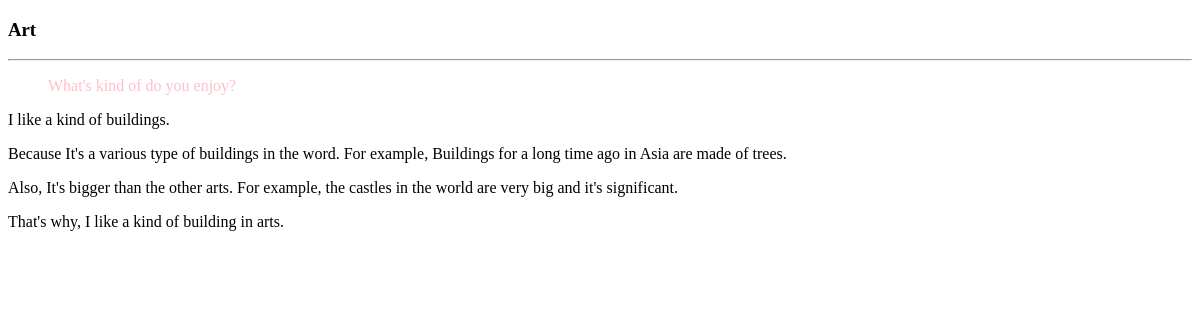
/blog/World/7/ (signed in), run on an earlier commit of the app's database.
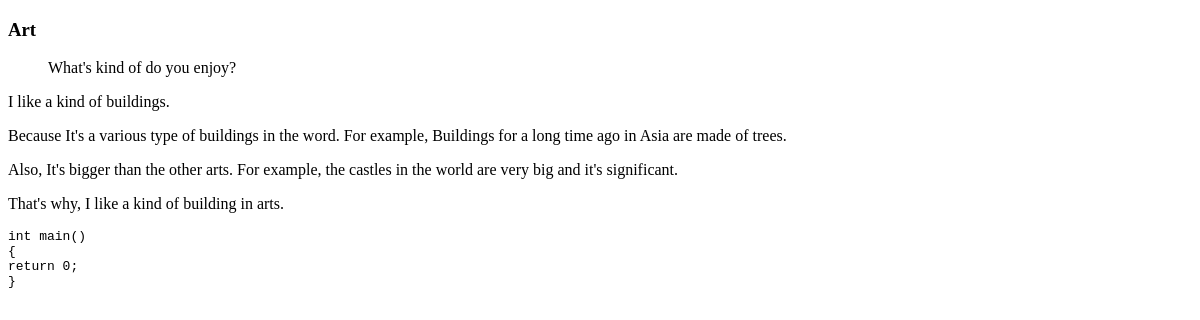
And on a later commit of the database.
### blog/models.py (models this page shows, shortened)
class Post(models.Model):
    title = models.CharField(max_length=140)
    thumbnail = models.ImageField(upload_to='thumbnail/', null=True)
    post_time = models.DateField(null=True)
    summary = models.TextField(blank=True)
    contents = MDTextField()
    status = models.ForeignKey(Status, on_delete=models.SET_NULL, null=True)

### blog/views.py (the view, shortened to what this page needs)
# urls.py: path('<str:stat>/<int:post_id>/', views.Index.as_view(), name='index'),
class Index(LoginRequiredMixin, TemplateView):
    model = Post
    template_name = 'blog/example.html'
    '''
    def get(self, request, post_id, *args, **kwargs):
        post = Post.objects.get(pk=post_id)
        return render(request, 'blog/index.html', {'post': post})
    '''
    def get(self, request, *args, **kwargs):
        context = super().get_context_data(**kwargs)
        context['member'] = Member.objects.get(user=self.request.user)
        context['post'] = Post.objects.get(pk=self.kwargs.get('post_id'))
        flag = 0
        for s in Member.objects.get(user=self.request.user).status.all():
            if(self.kwargs.get('stat') == str(s)):
                flag += 1
        if flag != 1:
            return redirect('authentication:home')
        else:
            return render(request, 'blog/example.html', context)

### blog/models.py (called while the page is built)
    def __str__(self):
        return self.name

### blog/templatetags/markdown_extras.py (called while the page is built)
@register.filter()
@stringfilter
def markdown(value):
    return md.markdown(value, extensions=['markdown.extensions.fenced_code', 'toc', 'tables'])

### blog/templates/blog/example.html (shortened to what this page needs)
{% load markdown_extras %}
{% load static %}
<!doctype html>
<html>
    <head>
        <link href="{% static 'mdeditor/css/editormd.min.css' %}" rel="stylesheet">
        <link href="{% static 'mdeditor/css/editormd.preview.css' %}" rel="stylesheet">
    </head>
    <body>
        {{ post.contents|markdown|safe }}
    </body>
</html>

What changed in the data, as far as the page shows it:
changed Post: contents "…of building in arts." → "…of building in arts. int main() { return 0; }"
